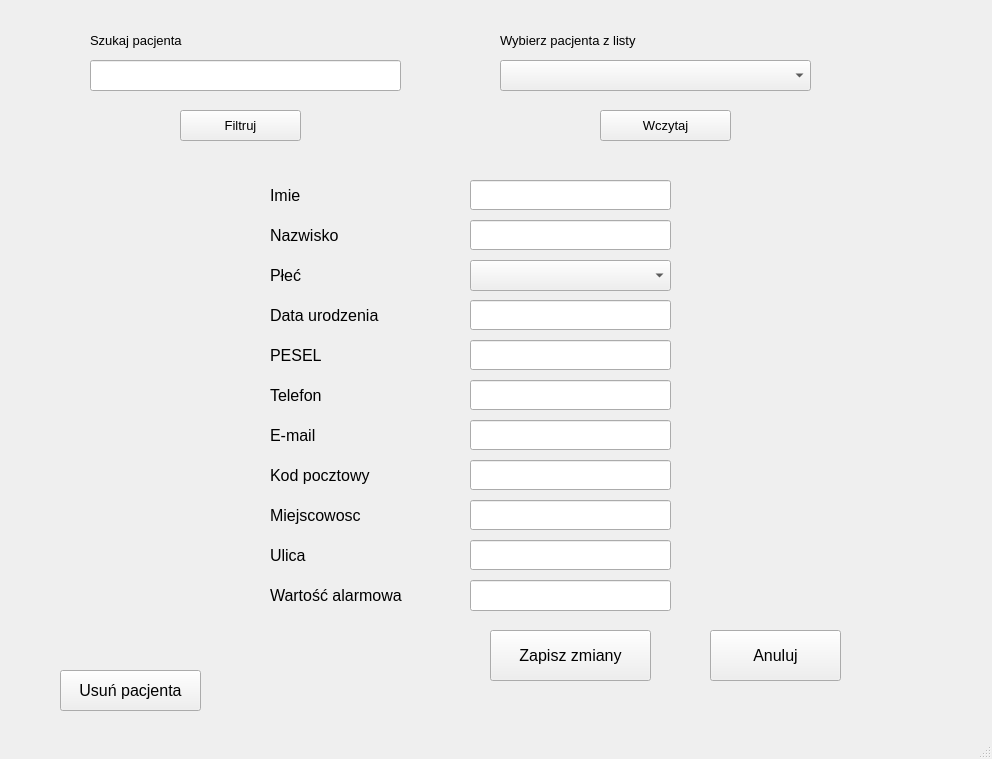
<?xml version="1.0" encoding="UTF-8"?>
<ui version="4.0">
 <class>MainWindow</class>
 <widget class="QMainWindow" name="MainWindow">
  <property name="geometry">
   <rect>
    <x>0</x>
    <y>0</y>
    <width>992</width>
    <height>759</height>
   </rect>
  </property>
  <property name="windowTitle">
   <string>MainWindow</string>
  </property>
  <widget class="QWidget" name="centralwidget">
   <widget class="QPushButton" name="pushButtonSaveChanges">
    <property name="geometry">
     <rect>
      <x>490</x>
      <y>630</y>
      <width>161</width>
      <height>51</height>
     </rect>
    </property>
    <property name="font">
     <font>
      <pointsize>12</pointsize>
     </font>
    </property>
    <property name="text">
     <string>Zapisz zmiany</string>
    </property>
   </widget>
   <widget class="QPushButton" name="pushButtonAbort">
    <property name="geometry">
     <rect>
      <x>710</x>
      <y>630</y>
      <width>131</width>
      <height>51</height>
     </rect>
    </property>
    <property name="font">
     <font>
      <pointsize>12</pointsize>
     </font>
    </property>
    <property name="text">
     <string>Anuluj</string>
    </property>
   </widget>
   <widget class="QLineEdit" name="nameLineEdit">
    <property name="geometry">
     <rect>
      <x>470</x>
      <y>180</y>
      <width>201</width>
      <height>30</height>
     </rect>
    </property>
    <property name="font">
     <font>
      <pointsize>12</pointsize>
     </font>
    </property>
   </widget>
   <widget class="QLineEdit" name="surnameLineEdit">
    <property name="geometry">
     <rect>
      <x>470</x>
      <y>220</y>
      <width>201</width>
      <height>30</height>
     </rect>
    </property>
    <property name="font">
     <font>
      <pointsize>12</pointsize>
     </font>
    </property>
   </widget>
   <widget class="QLineEdit" name="peselLineEdit">
    <property name="geometry">
     <rect>
      <x>470</x>
      <y>340</y>
      <width>201</width>
      <height>30</height>
     </rect>
    </property>
    <property name="font">
     <font>
      <pointsize>12</pointsize>
     </font>
    </property>
   </widget>
   <widget class="QLabel" name="nameLabel">
    <property name="geometry">
     <rect>
      <x>270</x>
      <y>180</y>
      <width>161</width>
      <height>31</height>
     </rect>
    </property>
    <property name="font">
     <font>
      <pointsize>12</pointsize>
     </font>
    </property>
    <property name="text">
     <string>Imie</string>
    </property>
   </widget>
   <widget class="QLabel" name="surnameLabel">
    <property name="geometry">
     <rect>
      <x>270</x>
      <y>220</y>
      <width>161</width>
      <height>31</height>
     </rect>
    </property>
    <property name="font">
     <font>
      <pointsize>12</pointsize>
     </font>
    </property>
    <property name="text">
     <string>Nazwisko</string>
    </property>
   </widget>
   <widget class="QLineEdit" name="phoneLineEdit">
    <property name="geometry">
     <rect>
      <x>470</x>
      <y>380</y>
      <width>201</width>
      <height>30</height>
     </rect>
    </property>
    <property name="font">
     <font>
      <pointsize>12</pointsize>
     </font>
    </property>
   </widget>
   <widget class="QLineEdit" name="emailLineEdit">
    <property name="geometry">
     <rect>
      <x>470</x>
      <y>420</y>
      <width>201</width>
      <height>30</height>
     </rect>
    </property>
    <property name="font">
     <font>
      <pointsize>12</pointsize>
     </font>
    </property>
   </widget>
   <widget class="QLineEdit" name="cityCodeLineEdit">
    <property name="geometry">
     <rect>
      <x>470</x>
      <y>460</y>
      <width>201</width>
      <height>30</height>
     </rect>
    </property>
    <property name="font">
     <font>
      <pointsize>12</pointsize>
     </font>
    </property>
   </widget>
   <widget class="QLineEdit" name="cityLineEdit">
    <property name="geometry">
     <rect>
      <x>470</x>
      <y>500</y>
      <width>201</width>
      <height>30</height>
     </rect>
    </property>
    <property name="font">
     <font>
      <pointsize>12</pointsize>
     </font>
    </property>
   </widget>
   <widget class="QLineEdit" name="streetLineEdit">
    <property name="geometry">
     <rect>
      <x>470</x>
      <y>540</y>
      <width>201</width>
      <height>30</height>
     </rect>
    </property>
    <property name="font">
     <font>
      <pointsize>12</pointsize>
     </font>
    </property>
   </widget>
   <widget class="QLabel" name="peselLabel">
    <property name="geometry">
     <rect>
      <x>270</x>
      <y>340</y>
      <width>171</width>
      <height>31</height>
     </rect>
    </property>
    <property name="font">
     <font>
      <pointsize>12</pointsize>
     </font>
    </property>
    <property name="text">
     <string>PESEL</string>
    </property>
   </widget>
   <widget class="QLabel" name="sexLabel">
    <property name="geometry">
     <rect>
      <x>270</x>
      <y>260</y>
      <width>161</width>
      <height>31</height>
     </rect>
    </property>
    <property name="font">
     <font>
      <pointsize>12</pointsize>
     </font>
    </property>
    <property name="text">
     <string>Płeć</string>
    </property>
   </widget>
   <widget class="QLabel" name="phoneLabel">
    <property name="geometry">
     <rect>
      <x>270</x>
      <y>380</y>
      <width>161</width>
      <height>31</height>
     </rect>
    </property>
    <property name="font">
     <font>
      <pointsize>12</pointsize>
     </font>
    </property>
    <property name="text">
     <string>Telefon</string>
    </property>
   </widget>
   <widget class="QLabel" name="emailLabel">
    <property name="geometry">
     <rect>
      <x>270</x>
      <y>420</y>
      <width>171</width>
      <height>31</height>
     </rect>
    </property>
    <property name="font">
     <font>
      <pointsize>12</pointsize>
     </font>
    </property>
    <property name="text">
     <string>E-mail</string>
    </property>
   </widget>
   <widget class="QLabel" name="cityCodeLabel">
    <property name="geometry">
     <rect>
      <x>270</x>
      <y>460</y>
      <width>161</width>
      <height>31</height>
     </rect>
    </property>
    <property name="font">
     <font>
      <pointsize>12</pointsize>
     </font>
    </property>
    <property name="text">
     <string>Kod pocztowy</string>
    </property>
   </widget>
   <widget class="QLabel" name="cityLabel">
    <property name="geometry">
     <rect>
      <x>270</x>
      <y>500</y>
      <width>161</width>
      <height>31</height>
     </rect>
    </property>
    <property name="font">
     <font>
      <pointsize>12</pointsize>
     </font>
    </property>
    <property name="text">
     <string>Miejscowosc</string>
    </property>
   </widget>
   <widget class="QLabel" name="streetLabel">
    <property name="geometry">
     <rect>
      <x>270</x>
      <y>540</y>
      <width>171</width>
      <height>31</height>
     </rect>
    </property>
    <property name="font">
     <font>
      <pointsize>12</pointsize>
     </font>
    </property>
    <property name="text">
     <string>Ulica</string>
    </property>
   </widget>
   <widget class="QLineEdit" name="birthDateLineEdit">
    <property name="geometry">
     <rect>
      <x>470</x>
      <y>300</y>
      <width>201</width>
      <height>30</height>
     </rect>
    </property>
    <property name="font">
     <font>
      <pointsize>12</pointsize>
     </font>
    </property>
   </widget>
   <widget class="QLabel" name="birthDateLabel">
    <property name="geometry">
     <rect>
      <x>270</x>
      <y>300</y>
      <width>161</width>
      <height>31</height>
     </rect>
    </property>
    <property name="font">
     <font>
      <pointsize>12</pointsize>
     </font>
    </property>
    <property name="text">
     <string>Data urodzenia</string>
    </property>
   </widget>
   <widget class="QComboBox" name="patientToEditComboBox">
    <property name="geometry">
     <rect>
      <x>500</x>
      <y>60</y>
      <width>311</width>
      <height>31</height>
     </rect>
    </property>
    <property name="font">
     <font>
      <pointsize>12</pointsize>
     </font>
    </property>
   </widget>
   <widget class="QLabel" name="choosePatientLabel">
    <property name="geometry">
     <rect>
      <x>500</x>
      <y>30</y>
      <width>191</width>
      <height>21</height>
     </rect>
    </property>
    <property name="font">
     <font>
      <pointsize>10</pointsize>
     </font>
    </property>
    <property name="text">
     <string>Wybierz pacjenta z listy</string>
    </property>
   </widget>
   <widget class="QLineEdit" name="filterToEditLineEdit">
    <property name="geometry">
     <rect>
      <x>90</x>
      <y>60</y>
      <width>311</width>
      <height>31</height>
     </rect>
    </property>
   </widget>
   <widget class="QLabel" name="seekPatientLabel">
    <property name="geometry">
     <rect>
      <x>90</x>
      <y>30</y>
      <width>131</width>
      <height>21</height>
     </rect>
    </property>
    <property name="font">
     <font>
      <pointsize>10</pointsize>
     </font>
    </property>
    <property name="text">
     <string>Szukaj pacjenta</string>
    </property>
   </widget>
   <widget class="QPushButton" name="pushButtonFilterEditPatient">
    <property name="geometry">
     <rect>
      <x>180</x>
      <y>110</y>
      <width>121</width>
      <height>31</height>
     </rect>
    </property>
    <property name="font">
     <font>
      <pointsize>10</pointsize>
     </font>
    </property>
    <property name="text">
     <string>Filtruj</string>
    </property>
   </widget>
   <widget class="QPushButton" name="pushButtonLoadToEditPatient">
    <property name="geometry">
     <rect>
      <x>600</x>
      <y>110</y>
      <width>131</width>
      <height>31</height>
     </rect>
    </property>
    <property name="font">
     <font>
      <pointsize>10</pointsize>
     </font>
    </property>
    <property name="text">
     <string>Wczytaj</string>
    </property>
   </widget>
   <widget class="QPushButton" name="pushButtonDeletePatient">
    <property name="geometry">
     <rect>
      <x>60</x>
      <y>670</y>
      <width>141</width>
      <height>41</height>
     </rect>
    </property>
    <property name="font">
     <font>
      <pointsize>12</pointsize>
     </font>
    </property>
    <property name="text">
     <string>Usuń pacjenta</string>
    </property>
   </widget>
   <widget class="QLabel" name="alarmValueLabel">
    <property name="geometry">
     <rect>
      <x>270</x>
      <y>580</y>
      <width>171</width>
      <height>31</height>
     </rect>
    </property>
    <property name="font">
     <font>
      <pointsize>12</pointsize>
     </font>
    </property>
    <property name="text">
     <string>Wartość alarmowa</string>
    </property>
   </widget>
   <widget class="QLineEdit" name="alarmValueLineEdit">
    <property name="geometry">
     <rect>
      <x>470</x>
      <y>580</y>
      <width>201</width>
      <height>31</height>
     </rect>
    </property>
    <property name="font">
     <font>
      <pointsize>12</pointsize>
     </font>
    </property>
   </widget>
   <widget class="QComboBox" name="sexComboBox">
    <property name="geometry">
     <rect>
      <x>470</x>
      <y>260</y>
      <width>201</width>
      <height>31</height>
     </rect>
    </property>
   </widget>
   <zorder>pushButtonSaveChanges</zorder>
   <zorder>pushButtonAbort</zorder>
   <zorder>nameLineEdit</zorder>
   <zorder>peselLineEdit</zorder>
   <zorder>nameLabel</zorder>
   <zorder>surnameLabel</zorder>
   <zorder>phoneLineEdit</zorder>
   <zorder>emailLineEdit</zorder>
   <zorder>cityCodeLineEdit</zorder>
   <zorder>cityLineEdit</zorder>
   <zorder>streetLineEdit</zorder>
   <zorder>peselLabel</zorder>
   <zorder>sexLabel</zorder>
   <zorder>phoneLabel</zorder>
   <zorder>emailLabel</zorder>
   <zorder>cityCodeLabel</zorder>
   <zorder>cityLabel</zorder>
   <zorder>streetLabel</zorder>
   <zorder>birthDateLineEdit</zorder>
   <zorder>birthDateLabel</zorder>
   <zorder>surnameLineEdit</zorder>
   <zorder>patientToEditComboBox</zorder>
   <zorder>choosePatientLabel</zorder>
   <zorder>filterToEditLineEdit</zorder>
   <zorder>seekPatientLabel</zorder>
   <zorder>pushButtonFilterEditPatient</zorder>
   <zorder>pushButtonLoadToEditPatient</zorder>
   <zorder>pushButtonDeletePatient</zorder>
   <zorder>alarmValueLabel</zorder>
   <zorder>alarmValueLineEdit</zorder>
   <zorder>sexComboBox</zorder>
  </widget>
  <widget class="QMenuBar" name="menubar">
   <property name="geometry">
    <rect>
     <x>0</x>
     <y>0</y>
     <width>992</width>
     <height>21</height>
    </rect>
   </property>
  </widget>
  <widget class="QStatusBar" name="statusbar"/>
 </widget>
 <tabstops>
  <tabstop>filterToEditLineEdit</tabstop>
  <tabstop>pushButtonFilterEditPatient</tabstop>
  <tabstop>patientToEditComboBox</tabstop>
  <tabstop>pushButtonLoadToEditPatient</tabstop>
  <tabstop>nameLineEdit</tabstop>
  <tabstop>surnameLineEdit</tabstop>
  <tabstop>birthDateLineEdit</tabstop>
  <tabstop>peselLineEdit</tabstop>
  <tabstop>phoneLineEdit</tabstop>
  <tabstop>emailLineEdit</tabstop>
  <tabstop>cityCodeLineEdit</tabstop>
  <tabstop>cityLineEdit</tabstop>
  <tabstop>streetLineEdit</tabstop>
  <tabstop>alarmValueLineEdit</tabstop>
  <tabstop>pushButtonSaveChanges</tabstop>
  <tabstop>pushButtonAbort</tabstop>
  <tabstop>pushButtonDeletePatient</tabstop>
 </tabstops>
 <resources/>
 <connections/>
</ui>
